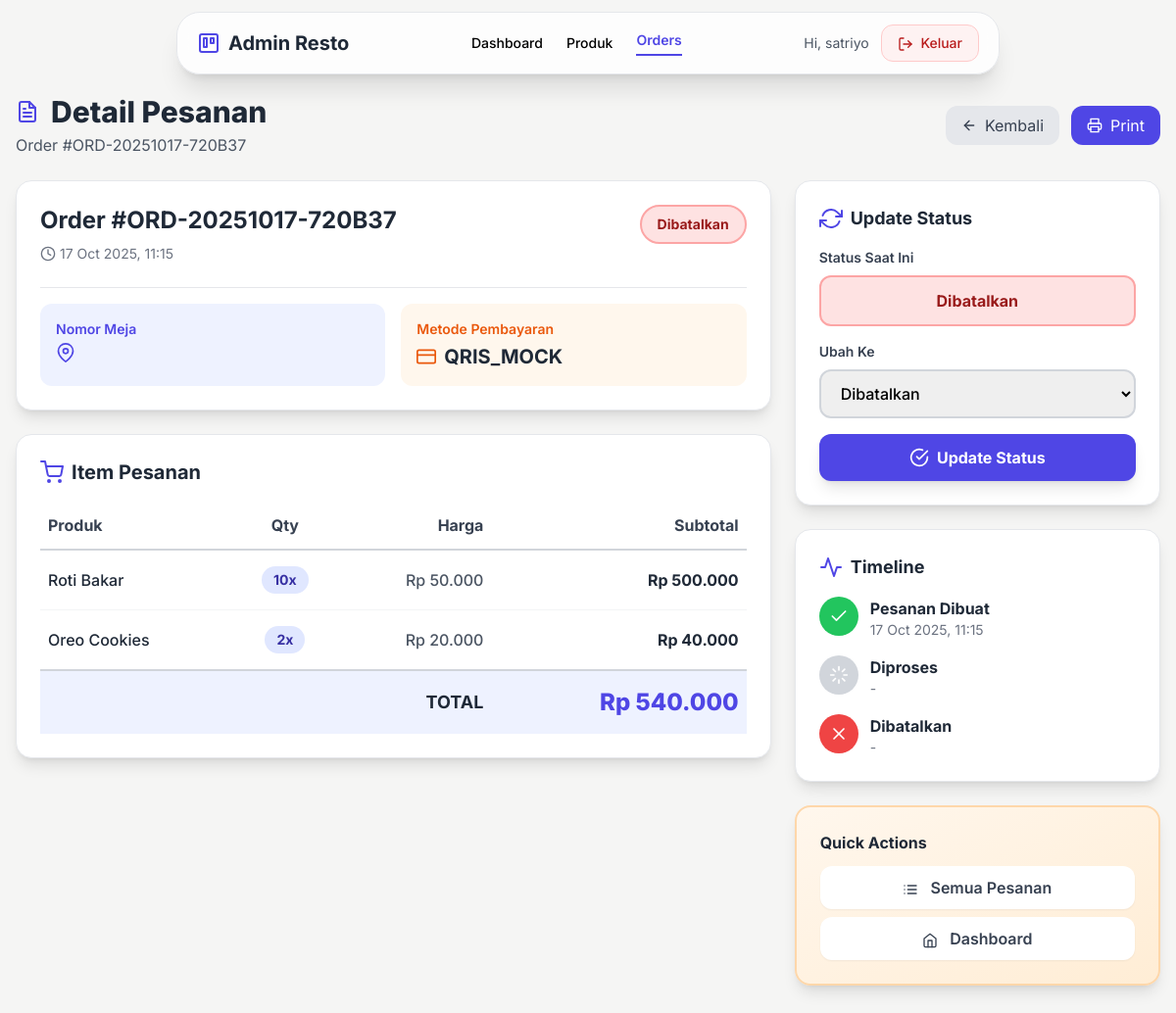
The page /admin/orders_detail.php?id=2 (signed in) on the database its author committed.
### tables this page shows
CREATE TABLE `orders` (
  `id` int(11) NOT NULL,
  `order_code` varchar(100) NOT NULL,
  `user_id` int(11) DEFAULT NULL,
  `table_number` varchar(100) NOT NULL,
  `table_id` int(11) DEFAULT NULL,
  `total` decimal(12,2) NOT NULL DEFAULT 0.00,
  `payment_method` enum('cash','qris','qris_mock') NOT NULL,
  `status` enum('pending','processing','done','cancelled') DEFAULT 'pending',
  `midtrans_id` varchar(255) DEFAULT NULL,
  `created_at` timestamp NULL DEFAULT current_timestamp(),
  `updated_at` timestamp NULL DEFAULT NULL
);

CREATE TABLE `order_items` (
  `id` int(11) NOT NULL,
  `order_id` int(11) NOT NULL,
  `product_id` int(11) NOT NULL,
  `qty` int(11) NOT NULL DEFAULT 1,
  `price` decimal(12,2) NOT NULL
);

CREATE TABLE `products` (
  `id` int(11) NOT NULL,
  `name` varchar(150) NOT NULL,
  `price` decimal(12,2) NOT NULL DEFAULT 0.00,
  `description` text DEFAULT NULL,
  `category_id` int(11) DEFAULT NULL,
  `stock` int(11) DEFAULT 0,
  `image` varchar(255) DEFAULT NULL,
  `is_active` tinyint(1) DEFAULT 1 COMMENT 'Status aktif produk (1=aktif, 0=arsip)',
  `created_at` timestamp NULL DEFAULT current_timestamp()
);

### app/helpers.php (called while the page is built, shortened)
<?php
function e($string) {
    return htmlspecialchars($string, ENT_QUOTES, 'UTF-8');
}
function currency($number) {
    return 'Rp ' . number_format($number, 0, ',', '.');
}

### admin/orders_detail.php (the view, shortened to what this page needs)
<?php
require_once '../config/config.php';
require_once '../app/helpers.php';
$order_id = $_GET['id'] ?? null;
try {
    $stmt = $pdo->prepare("
        SELECT o.*, t.name AS table_name
        FROM orders o
        LEFT JOIN tables t ON o.table_id = t.id
        WHERE o.id = ?
    ");
    $stmt->execute([$order_id]);
    $order = $stmt->fetch(PDO::FETCH_ASSOC);
    $stmt_items = $pdo->prepare("
        SELECT oi.*, p.name AS product_name
        FROM order_items oi
        JOIN products p ON oi.product_id = p.id
        WHERE oi.order_id = ?
    ");
    $stmt_items->execute([$order_id]);
    $items = $stmt_items->fetchAll(PDO::FETCH_ASSOC);
} catch (PDOException $e) {
    $error = "Error: " . $e->getMessage();
    $order = null;
    $items = [];
}
$adminName = e($_SESSION['username']);
$statusMap = ['pending' => 'Menunggu', 'processing' => 'Diproses', 'done' => 'Selesai', 'cancelled' => 'Dibatalkan'];
$statusColorMap = ['pending' => 'bg-yellow-100 text-yellow-800 border-yellow-300', 'processing' => 'bg-blue-100 text-blue-800 border-blue-300', 'done' => 'bg-green-100 text-green-800 border-green-300', 'cancelled' => 'bg-red-100 text-red-800 border-red-300'];
?>
<!DOCTYPE html>
<html lang="id">
<head>
  <script src="https://cdn.tailwindcss.com"></script>
</head>
<body class="bg-stone-100 min-h-screen">
  <header class="no-print fixed top-3 left-0 right-0 z-50 flex justify-center">
    <div class="flex items-center justify-between w-[95%] md:w-[80%] lg:w-[70%] bg-white/80 backdrop-blur-lg border border-gray-200 rounded-3xl shadow-xl px-5 py-3">
      <div class="flex items-center space-x-2">
        <i data-feather="trello" class="h-6 w-6 text-indigo-600"></i>
        <span class="text-xl font-bold text-gray-800 hidden sm:inline">Admin Resto</span>
      </div>
      <nav class="hidden md:flex items-center space-x-6 text-sm font-medium">
        <a href="dashboard.php" class="hover:text-indigo-600 transition">Dashboard</a>
        <a href="product.php" class="hover:text-indigo-600 transition">Produk</a>
        <a href="orders.php" class="text-indigo-600 font-semibold border-b-2 border-indigo-600 pb-1">Orders</a>
      </nav>
      <div class="hidden md:flex items-center space-x-3">
        <span class="text-sm text-gray-600">Hi, <?= $adminName ?></span>
        <a href="logout.php" class="px-4 py-2 rounded-xl bg-red-50 border border-red-200 text-red-700 text-sm hover:bg-red-100 font-medium transition">
            <i data-feather="log-out" class="w-4 h-4 inline mr-1"></i> Keluar
        </a>
      </div>
    </div>
  </header>
  <main class="pt-24 pb-12 px-4 max-w-7xl mx-auto">
    <div class="mb-6 flex flex-col md:flex-row justify-between items-start md:items-center gap-4 slide-in">
      <div>
        <h1 class="text-3xl font-extrabold text-gray-800 flex items-center">
          <i data-feather="file-text" class="mr-3 text-indigo-600"></i>
          Detail Pesanan
        </h1>
        <p class="text-gray-600 mt-1">Order #<?= htmlspecialchars($order['order_code'] ?? '') ?></p>
      </div>
      <div class="no-print flex gap-3">
        <a href="orders.php" class="px-4 py-2 bg-gray-200 text-gray-700 rounded-xl hover:bg-gray-300 transition flex items-center">
          <i data-feather="arrow-left" class="w-4 h-4 mr-2"></i> Kembali
        </a>
        <button onclick="window.print()" class="px-4 py-2 bg-indigo-600 text-white rounded-xl hover:bg-indigo-700 transition flex items-center">
          <i data-feather="printer" class="w-4 h-4 mr-2"></i> Print
        </button>
      </div>
    </div>
    <?php if ($order): ?>
    <div class="grid grid-cols-1 lg:grid-cols-3 gap-6">
      <div class="lg:col-span-2 space-y-6">
        <div class="bg-white rounded-2xl shadow-lg p-6 border border-gray-200 slide-in">
          <div class="flex flex-col sm:flex-row justify-between items-start gap-4 mb-6">
            <div>
              <h2 class="text-2xl font-bold text-gray-800">Order #<?= htmlspecialchars($order['order_code']) ?></h2>
              <p class="text-gray-500 text-sm mt-2 flex items-center">
                <i data-feather="clock" class="w-4 h-4 inline mr-1"></i>
                <?= date('d M Y, H:i', strtotime($order['created_at'])) ?>
              </p>
            </div>
            <span class="px-4 py-2 rounded-full text-sm font-bold border-2 <?= $statusColorMap[$order['status']] ?>">
              <?= $statusMap[$order['status']] ?>
            </span>
          </div>
          <div class="grid grid-cols-1 sm:grid-cols-2 gap-4 pt-4 border-t border-gray-200">
            <div class="bg-indigo-50 p-4 rounded-xl">
              <p class="text-indigo-600 text-sm font-semibold mb-1">Nomor Meja</p>
              <p class="text-xl font-bold text-gray-800 flex items-center">
                <i data-feather="map-pin" class="w-5 h-5 inline mr-2 text-indigo-600"></i>
              </p>
            </div>
            <div class="bg-orange-50 p-4 rounded-xl">
              <p class="text-orange-600 text-sm font-semibold mb-1">Metode Pembayaran</p>
              <p class="text-xl font-bold text-gray-800 flex items-center uppercase">
                <i data-feather="credit-card" class="w-5 h-5 inline mr-2 text-orange-600"></i>
                <?= htmlspecialchars($order['payment_method']) ?>
              </p>
            </div>
          </div>
        </div>
        <div class="bg-white rounded-2xl shadow-lg p-6 border border-gray-200 slide-in">
          <h3 class="text-xl font-bold text-gray-800 mb-4 flex items-center">
            <i data-feather="shopping-cart" class="mr-2 text-indigo-600"></i> Item Pesanan
          </h3>
          <div class="overflow-x-auto">
            <table class="w-full">
              <thead>
                <tr class="border-b-2 border-gray-300">
                  <th class="text-left py-3 px-2 text-gray-700 font-bold">Produk</th>
                  <th class="text-center py-3 px-2 text-gray-700 font-bold">Qty</th>
                  <th class="text-right py-3 px-2 text-gray-700 font-bold">Harga</th>
                  <th class="text-right py-3 px-2 text-gray-700 font-bold">Subtotal</th>
                </tr>
              </thead>
              <tbody>
                <?php
                $total = 0;
                foreach ($items as $item):
                  $subtotal = $item['qty'] * $item['price'];
                  $total += $subtotal;
                ?>
                <tr class="border-b border-gray-100 hover:bg-gray-50 transition">
                  <td class="py-4 px-2"><span class="font-medium text-gray-800"><?= htmlspecialchars($item['product_name']) ?></span></td>
                  <td class="py-4 px-2 text-center"><span class="inline-block px-3 py-1 bg-indigo-100 text-indigo-800 rounded-full font-bold text-sm"><?= $item['qty'] ?>x</span></td>
                  <td class="py-4 px-2 text-right text-gray-600 font-medium"><?= currency($item['price']) ?></td>
                  <td class="py-4 px-2 text-right font-bold text-gray-800"><?= currency($subtotal) ?></td>
                </tr>
                <?php endforeach; ?>
              </tbody>
              <tfoot>
                <tr class="border-t-2 border-gray-300 bg-indigo-50">
                  <td colspan="3" class="py-4 px-2 text-right font-bold text-gray-800 text-lg">TOTAL</td>
                  <td class="py-4 px-2 text-right font-extrabold text-2xl text-indigo-600"><?= currency($total) ?></td>
                </tr>
              </tfoot>
            </table>
          </div>
        </div>
      </div>
      <div class="space-y-6">
        <div class="no-print bg-white rounded-2xl shadow-lg p-6 border border-gray-200 slide-in">
          <h3 class="text-lg font-bold text-gray-800 mb-4 flex items-center">
            <i data-feather="refresh-cw" class="mr-2 text-indigo-600"></i> Update Status
          </h3>
          <form method="POST" class="space-y-4">
            <div>
              <label class="block text-sm font-semibold text-gray-700 mb-2">Status Saat Ini</label>
              <div class="px-4 py-3 rounded-xl border-2 <?= $statusColorMap[$order['status']] ?> font-bold text-center">
                <?= $statusMap[$order['status']] ?>
              </div>
            </div>
            <div>
              <label class="block text-sm font-semibold text-gray-700 mb-2">Ubah Ke</label>
              <select name="status" required class="w-full px-4 py-3 border-2 border-gray-300 rounded-xl focus:ring-2 focus:ring-indigo-500 font-medium">
                <option value="cancelled" <?= $order['status'] === 'cancelled' ? 'selected' : '' ?>>Dibatalkan</option>
              </select>
            </div>
            <button type="submit" name="update_status" class="w-full px-4 py-3 bg-indigo-600 text-white rounded-xl font-bold hover:bg-indigo-700 transition shadow-lg flex items-center justify-center">
              <i data-feather="check-circle" class="w-5 h-5 inline mr-2"></i> Update Status
            </button>
          </form>
        </div>
        <div class="bg-white rounded-2xl shadow-lg p-6 border border-gray-200 slide-in">
          <h3 class="text-lg font-bold text-gray-800 mb-4 flex items-center">
            <i data-feather="activity" class="mr-2 text-indigo-600"></i> Timeline
          </h3>
          <div class="space-y-4">
            <div class="flex items-start">
              <div class="w-10 h-10 rounded-full bg-green-500 flex items-center justify-center text-white mr-3 flex-shrink-0">
                <i data-feather="check" class="w-5 h-5"></i>
              </div>
              <div>
                <p class="font-bold text-gray-800">Pesanan Dibuat</p>
                <p class="text-sm text-gray-500"><?= date('d M Y, H:i', strtotime($order['created_at'])) ?></p>
              </div>
            </div>
            <?php if ($order['status'] !== 'pending'): ?>
            <div class="flex items-start">
              <div class="w-10 h-10 rounded-full <?= in_array($order['status'], ['processing', 'done']) ? 'bg-blue-500' : 'bg-gray-300' ?> flex items-center justify-center text-white mr-3 flex-shrink-0">
                <i data-feather="loader" class="w-5 h-5"></i>
              </div>
              <div>
                <p class="font-bold text-gray-800">Diproses</p>
                <p class="text-sm text-gray-500"><?= $order['updated_at'] ? date('d M Y, H:i', strtotime($order['updated_at'])) : '-' ?></p>
              </div>
            </div>
            <?php endif; ?>
            <?php if ($order['status'] === 'cancelled'): ?>
            <div class="flex items-start">
              <div class="w-10 h-10 rounded-full bg-red-500 flex items-center justify-center text-white mr-3 flex-shrink-0">
                <i data-feather="x" class="w-5 h-5"></i>
              </div>
              <div>
                <p class="font-bold text-gray-800">Dibatalkan</p>
                <p class="text-sm text-gray-500"><?= $order['updated_at'] ? date('d M Y, H:i', strtotime($order['updated_at'])) : '-' ?></p>
              </div>
            </div>
            <?php endif; ?>
          </div>
        </div>
        <div class="no-print bg-gradient-to-br from-orange-50 to-orange-100 rounded-2xl shadow-lg p-6 border-2 border-orange-200 slide-in">
          <h3 class="text-base font-bold text-gray-800 mb-3">Quick Actions</h3>
          <div class="space-y-2">
            <a href="orders.php" class="block w-full px-4 py-2.5 bg-white text-gray-700 rounded-xl hover:bg-gray-50 transition text-center font-semibold shadow-sm">
              <i data-feather="list" class="w-4 h-4 inline mr-2"></i> Semua Pesanan
            </a>
            <a href="dashboard.php" class="block w-full px-4 py-2.5 bg-white text-gray-700 rounded-xl hover:bg-gray-50 transition text-center font-semibold shadow-sm">
              <i data-feather="home" class="w-4 h-4 inline mr-2"></i> Dashboard
            </a>
          </div>
        </div>
      </div>
    </div>
    <?php endif; ?>
  </main>
</body>
</html>

### admin/orders_detail.php (style rules this page uses)
body { font-family: 'Inter', sans-serif; }
.slide-in { animation: slideIn 0.4s ease-out; }

### rows shown on the page
orders: order_code "ORD-20251017-720B37", created_at "17 Oct 2025, 11:15", status "Dibatalkan", payment_method "QRIS_MOCK"
order_items: product.name "Roti Bakar", qty "10", price "Rp 50.000", currency($subtotal) "Rp 500.000"
order_items: product.name "Oreo Cookies", qty "2", price "Rp 20.000", currency($subtotal) "Rp 40.000"

### other values the page prints
$adminName "satriyo"
currency($total) "Rp 540.000"
